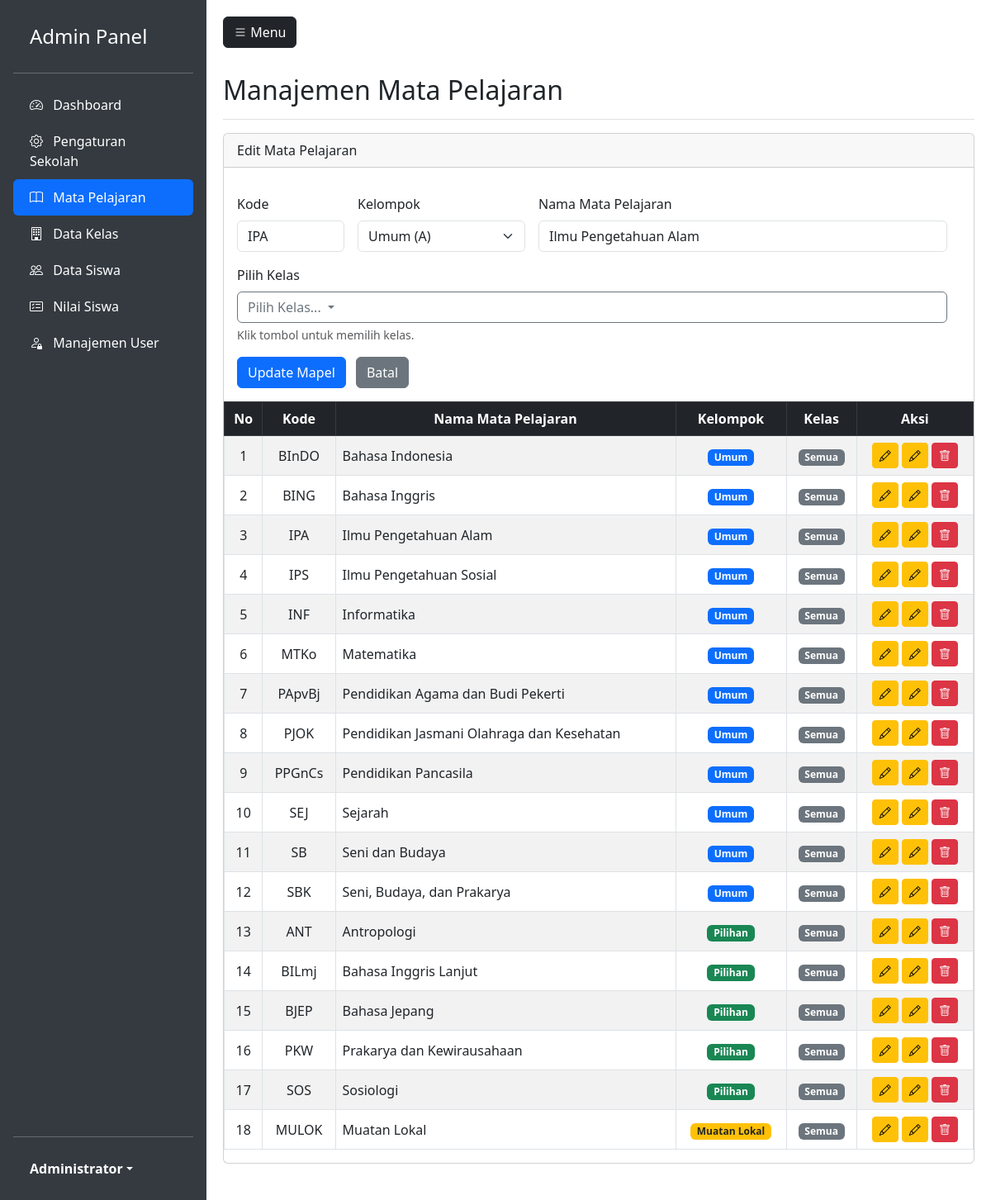
The page /admin/subjects.php?edit=5 (signed in) on the database its author committed.
### tables this page shows
CREATE TABLE `subjects` (
  `id` int(11) NOT NULL,
  `code` varchar(20) DEFAULT NULL,
  `name` varchar(100) NOT NULL,
  `type` enum('General','Elective','Local') NOT NULL DEFAULT 'General',
  `class_name` text DEFAULT NULL
);

### admin/subjects.php (the view, shortened to what this page needs)
<?php
require_once 'header.php';
$subjects = $pdo->query("SELECT * FROM subjects ORDER BY type, name")->fetchAll();
$editSubject = null;
if (isset($_GET['edit'])) {
    $stmt = $pdo->prepare("SELECT * FROM subjects WHERE id = ?");
    $stmt->execute([$_GET['edit']]);
    $editSubject = $stmt->fetch();
}
?>
<div class="d-flex justify-content-between flex-wrap flex-md-nowrap align-items-center pt-3 pb-2 mb-3 border-bottom">
    <h1 class="h2">Manajemen Mata Pelajaran</h1>
</div>
<div class="card mb-4">
    <div class="card-header"><?= $editSubject ? 'Edit' : 'Tambah' ?> Mata Pelajaran</div>
    <div class="card-body">
        <form method="POST" action="subjects.php">
            <div class="row g-3">
            <div class="row g-3">
                <div class="col-4 col-md-2">
                    <label class="form-label">Kode</label>
                    <input type="text" name="code" class="form-control" placeholder="Kode" value="<?= $editSubject['code'] ?? '' ?>" required>
                </div>
                <div class="col-8 col-md-3">
                    <label class="form-label">Kelompok</label>
                    <select name="type" class="form-select" required>
                        <option value="General" <?= ($editSubject['type'] ?? '') == 'General' ? 'selected' : '' ?>>Umum (A)</option>
                    </select>
                </div>
                <div class="col-12 col-md-7">
                    <label class="form-label">Nama Mata Pelajaran</label>
                    <input type="text" name="name" class="form-control" placeholder="Nama Mapel" value="<?= $editSubject['name'] ?? '' ?>" required>
                </div>
                <div class="col-12">
                    <label class="form-label">Pilih Kelas</label>
                    <div class="dropdown">
                        <button class="btn btn-outline-secondary w-100 text-start dropdown-toggle" type="button" id="dropdownClasses" data-bs-toggle="dropdown" aria-expanded="false">
                            Pilih Kelas...
                        </button>
                    </div>
                    <div class="form-text text-muted">Klik tombol untuk memilih kelas.</div>
                </div>
                <div class="col-12">
                    <button type="submit" class="btn btn-primary"><?= $editSubject ? 'Update Mapel' : 'Simpan Mapel' ?></button>
                    <?php if ($editSubject): ?>
                        <a href="subjects.php" class="btn btn-secondary ms-2">Batal</a>
                    <?php endif; ?>
                </div>
            </div>
        </form>
    </div>
</div>
<div class="table-responsive">
    <table class="table table-striped table-bordered text-center align-middle">
        <thead class="table-dark">
            <tr>
                <th>No</th>
                <th>Kode</th>
                <th>Nama Mata Pelajaran</th>
                <th>Kelompok</th>
                <th>Kelas</th>
                <th>Aksi</th>
            </tr>
        </thead>
        <tbody>
            <?php foreach ($subjects as $index => $subject): ?>
            <tr>
                <td><?= $index + 1 ?></td>
                <td><?= htmlspecialchars($subject['code']) ?></td>
                <td class="text-start"><?= htmlspecialchars($subject['name']) ?></td>
                <td>
                    <?php
                    if($subject['type'] == 'General') echo '<span class="badge bg-primary">Umum</span>';
                    elseif($subject['type'] == 'Elective') echo '<span class="badge bg-success">Pilihan</span>';
                    else echo '<span class="badge bg-warning text-dark">Muatan Lokal</span>';
                    ?>
                </td>
                <td class="text-center">
                    <?php
                    $classList = explode(',', $subject['class_name'] ?? 'Semua');
                    if(in_array('Semua', $classList)): ?>
                        <span class="badge bg-secondary">Semua</span>
                    <?php else:
                        foreach($classList as $c): ?>
                            <span class="badge bg-info text-dark mb-1"><?= htmlspecialchars($c) ?></span>
                        <?php endforeach;
                    endif; ?>
                </td>
                <td>
                    <a href="subjects.php?edit=<?= $subject['id'] ?>" class="btn btn-sm btn-warning"><i class="bi bi-pencil"></i></a>
                    <a href="subjects.php?edit=<?= $subject['id'] ?>" class="btn btn-sm btn-warning"><i class="bi bi-pencil"></i></a>
                    <form method="POST" class="d-inline" onsubmit="return confirm('Hapus mapel ini?')">
                        <button type="submit" class="btn btn-sm btn-danger"><i class="bi bi-trash"></i></button>
                    </form>
                </td>
            </tr>
            <?php endforeach; ?>
        </tbody>
    </table>
</div>
<?php require_once 'footer.php'; ?>

### admin/header.php (style rules this page uses)
body { min-height: 100vh; overflow-x: hidden; }

### rows shown on the page
subjects: code "IPA", type "Umum (A)", name "Ilmu Pengetahuan Alam", class_name "Semua"
subjects: code "BInDO", name "Bahasa Indonesia", type "Umum", class_name "Semua"
subjects: code "BING", name "Bahasa Inggris", type "Umum", class_name "Semua"
subjects: code "IPS", name "Ilmu Pengetahuan Sosial", type "Umum", class_name "Semua"
subjects: code "INF", name "Informatika", type "Umum", class_name "Semua"
subjects: code "MTKo", name "Matematika", type "Umum", class_name "Semua"
subjects: code "PApvBj", name "Pendidikan Agama dan Budi Pekerti", type "Umum", class_name "Semua"
subjects: code "PJOK", name "Pendidikan Jasmani Olahraga dan Kesehatan", type "Umum", class_name "Semua"
subjects: code "PPGnCs", name "Pendidikan Pancasila", type "Umum", class_name "Semua"
subjects: code "SEJ", name "Sejarah", type "Umum", class_name "Semua"
subjects: code "SB", name "Seni dan Budaya", type "Umum", class_name "Semua"
subjects: code "SBK", name "Seni, Budaya, dan Prakarya", type "Umum", class_name "Semua"
subjects: code "ANT", name "Antropologi", type "Pilihan", class_name "Semua"
subjects: code "BILmj", name "Bahasa Inggris Lanjut", type "Pilihan", class_name "Semua"
subjects: code "BJEP", name "Bahasa Jepang", type "Pilihan", class_name "Semua"
subjects: code "PKW", name "Prakarya dan Kewirausahaan", type "Pilihan", class_name "Semua"
subjects: code "SOS", name "Sosiologi", type "Pilihan", class_name "Semua"
subjects: code "MULOK", name "Muatan Lokal", type "Muatan Lokal", class_name "Semua"

### other values the page prints
$_SESSION['user_name'] "Administrator"
